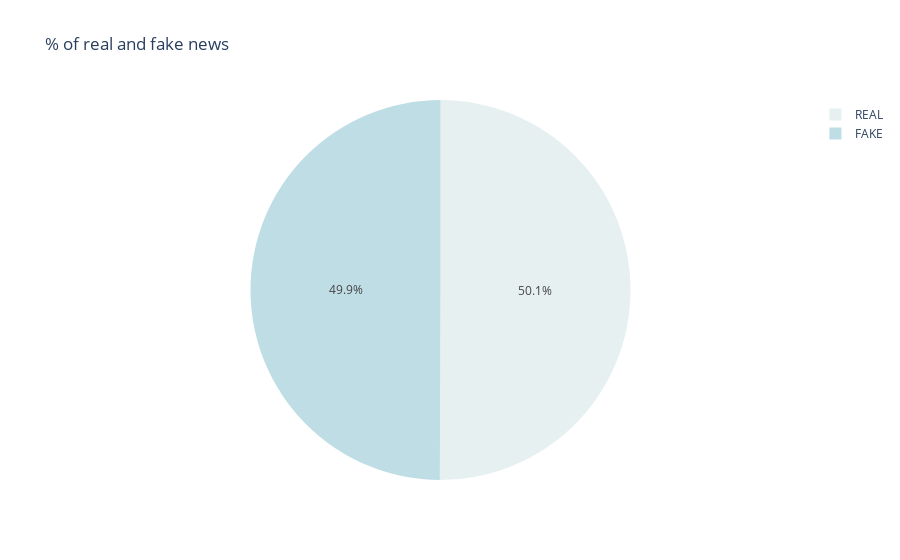

Notebook cell for this chart:
### Markdown cell above
Well, the numbers are really close.

### Code cell
fig = px.pie(df, names = 'label', title = "% of real and fake news", color_discrete_sequence = px.colors.sequential.dense)
fig.show()

### Figure 1 — Plotly figure (JSON) as saved in the notebook; plotly's stock layout.template omitted (floating-point values rounded to 4 significant figures; data arrays with more than 128 entries replaced by an {"elided": "..."} marker saying what was removed)
{"data": [{"domain": {"x": [0, 1], "y": [0, 1]}, "hovertemplate": "label=%{label}<extra></extra>", "labels": {"elided": "6335 str values"}, "legendgroup": "", "name": "", "showlegend": true, "type": "pie"}], "layout": {"legend": {"tracegroupgap": 0}, "piecolorway": ["rgb(230, 240, 240)", "rgb(191, 221, 229)", "rgb(156, 201, 226)", "rgb(129, 180, 227)", "rgb(115, 154, 228)", "rgb(117, 127, 221)", "rgb(120, 100, 202)", "rgb(119, 74, 175)", "rgb(113, 50, 141)", "rgb(100, 31, 104)", "rgb(80, 20, 66)", "rgb(54, 14, 36)"], "title": {"text": "% of real and fake news"}}}
